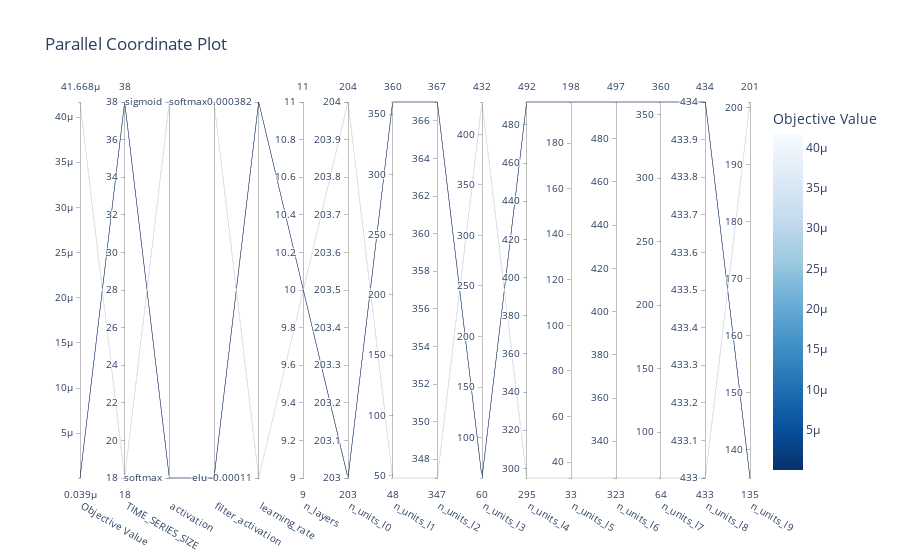

The notebook cell this image was saved under:
### Code cell
fig

### Figure 1 — Plotly figure (JSON) as saved in the notebook; plotly's stock layout.template omitted (floating-point values rounded to 4 significant figures)
{"data": [{"dimensions": [{"label": "Objective Value", "range": [3.899e-08, 4.167e-05], "values": [3.899e-08, 4.167e-05]}, {"label": "TIME_SERIES_SIZE", "range": [18, 38], "values": [38, 18]}, {"label": "activation", "range": [0, 1], "ticktext": ["softmax", "sigmoid"], "tickvals": [0, 1], "values": [0, 1]}, {"label": "filter_activation", "range": [0, 1], "ticktext": ["elu", "softmax"], "tickvals": [0, 1], "values": [0, 1]}, {"label": "learning_rate", "range": [-3.958, -3.418], "ticktext": ["0.00011", "0.000382"], "tickvals": [-3.958, -3.418], "values": [-3.418, -3.958]}, {"label": "n_layers", "range": [10, 10], "values": [10, 10]}, {"label": "n_units_l0", "range": [203, 204], "values": [203, 204]}, {"label": "n_units_l1", "range": [48, 360], "values": [360, 48]}, {"label": "n_units_l2", "range": [347, 367], "values": [367, 347]}, {"label": "n_units_l3", "range": [60, 432], "values": [60, 432]}, {"label": "n_units_l4", "range": [295, 492], "values": [492, 295]}, {"label": "n_units_l5", "range": [33, 198], "values": [198, 33]}, {"label": "n_units_l6", "range": [323, 497], "values": [497, 323]}, {"label": "n_units_l7", "range": [64, 360], "values": [360, 64]}, {"label": "n_units_l8", "range": [433, 434], "values": [434, 433]}, {"label": "n_units_l9", "range": [135, 201], "values": [135, 201]}], "labelangle": 30, "labelside": "bottom", "line": {"color": [3.899e-08, 4.167e-05], "colorbar": {"title": {"text": "Objective Value"}}, "colorscale": [[0, "rgb(247,251,255)"], [0.125, "rgb(222,235,247)"], [0.25, "rgb(198,219,239)"], [0.375, "rgb(158,202,225)"], [0.5, "rgb(107,174,214)"], [0.625, "rgb(66,146,198)"], [0.75, "rgb(33,113,181)"], [0.875, "rgb(8,81,156)"], [1, "rgb(8,48,107)"]], "reversescale": true, "showscale": true}, "type": "parcoords"}], "layout": {"title": {"text": "Parallel Coordinate Plot"}}}
